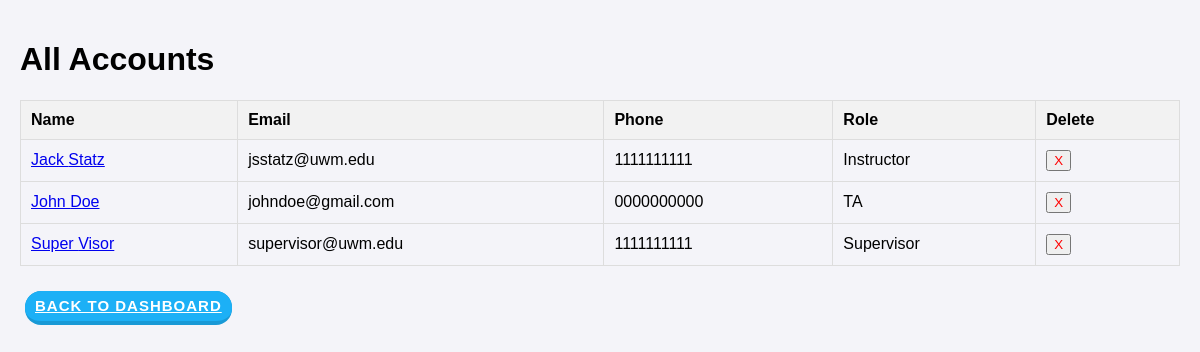
The app's page /accounts/, older data.
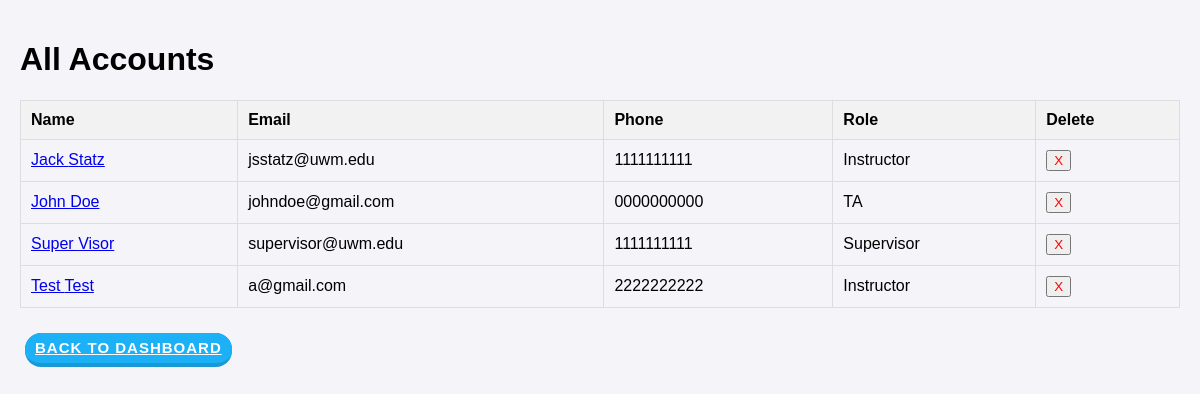
The same page, newer data.
### ScheduleAppData/models.py (models this page shows)
class User(models.Model):
    class Role(models.TextChoices):
        Supervisor = "Supervisor"
        Instructor = "Instructor"
        TA = "TA"
    Id = models.AutoField(primary_key=True)
    FirstName = models.CharField(max_length=120)
    LastName = models.CharField(max_length=120)
    Email = models.CharField(max_length=120)
    Password = models.CharField(max_length=120)
    Phone = models.CharField(max_length=120)
    Role = models.CharField(choices=Role.choices, max_length=20)
    OfficeHourDays = models.CharField(
        max_length=20,  # Adjust length based on the number of days
        choices=Days.choices,
        blank=True,
        help_text="Comma-separated list of scheduled days (e.g., M,T,W).")
    OfficeHourStartTime = models.TimeField(default=time(9,0))
    OfficeHourEndTime = models.TimeField(default=time(10,0))
    HomeAddress = models.CharField(max_length=120, default='')

### ScheduleAppData/views.py (the view, shortened to what this page needs)
# urls.py: path('accounts/', Accounts.as_view()),
class Accounts(View):
    def get(self, request):
        AllAccounts = User.objects.all().values("FirstName", "LastName", "Email", "Phone", "Role", "Id")
        return render(request, "Accounts.html", {'accounts': AllAccounts})

### templates/Accounts.html (shortened to what this page needs)
{% load static %}
<!DOCTYPE html>
<html lang="en">
<head>
    <link rel="stylesheet" href="{% static 'css/styles.css' %}">
</head>
<body>
    <div class="container">
        <h1>All Accounts</h1>
        <table class="table-class">
            <thead>
                <tr>
                    <th>Name</th>
                    <th>Email</th>
                    <th>Phone</th>
                    <th>Role</th>
                    <th>Delete</th>
                </tr>
            </thead>
            <tbody>
                {% for account in accounts %}
                <tr>
                    <td>
                        <a href="{% url 'account_page' account.Id %}">{{ account.FirstName }} {{ account.LastName }}</a>
                    </td>
                    <td>{{ account.Email }}</td>
                    <td>{{ account.Phone }}</td>
                    <td>{{ account.Role }}</td>
                    <td>
                        <form method="POST" action="/accounts/">
                            <button type="submit" style="color: red;">X</button>
                        </form>
                    </td>
                </tr>
                {% endfor %}
            </tbody>
        </table>
        <a href="/adminDashboard/" class="button">Back to Dashboard</a>
    </div>
</body>
</html>

Row changes from the older to the newer data that the page shows:
added User: FirstName "Test", LastName "Test", Email "a@gmail.com", Phone "2222222222", Role "Instructor"
